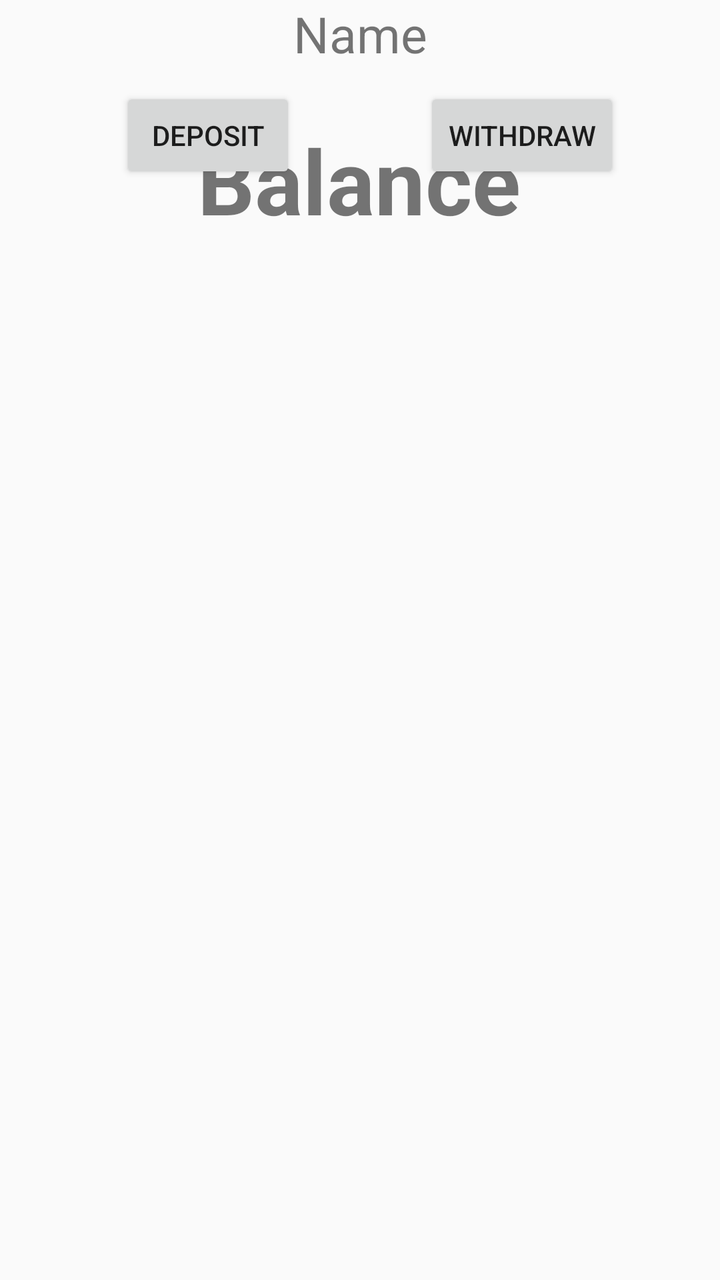
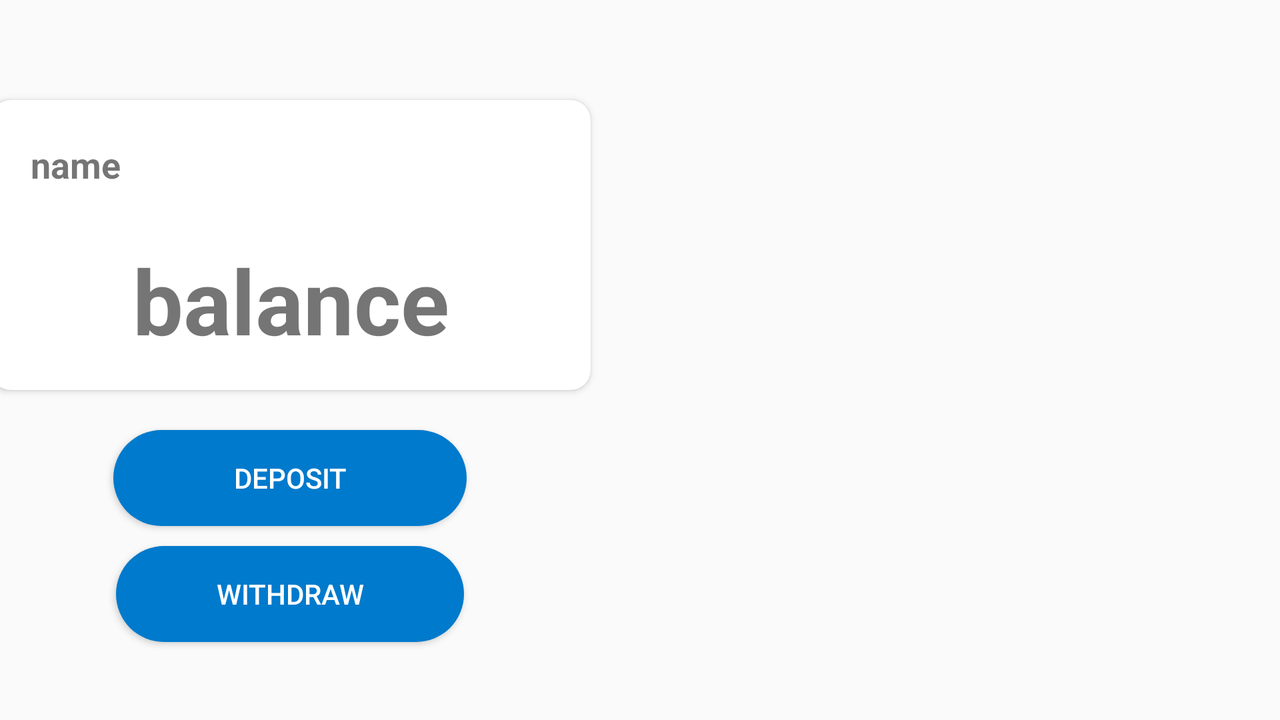

Compare how this app lays out the same screen by default and in its alternative resource folder. The renders come first, then the two layout files and the values they reference.
<!-- AndroidManifest.xml: application theme AppTheme -->
<!-- res/layout/activity_wallet_home.xml -->
<?xml version="1.0" encoding="utf-8"?>
<androidx.constraintlayout.widget.ConstraintLayout xmlns:android="http://schemas.android.com/apk/res/android"
    xmlns:app="http://schemas.android.com/apk/res-auto"
    xmlns:tools="http://schemas.android.com/tools"
    android:layout_width="match_parent"
    android:layout_height="match_parent"
    tools:context=".Activities.WalletHome">


    <TextView
        android:id="@+id/totalBalance"
        android:layout_width="wrap_content"
        android:layout_height="wrap_content"
        android:layout_marginTop="60dp"
        android:text="Balance"
        android:textAlignment="center"
        android:textSize="45sp"
        android:textStyle="bold"
        app:layout_constraintEnd_toEndOf="parent"
        app:layout_constraintHorizontal_bias="0.498"
        app:layout_constraintStart_toStartOf="parent"
        app:layout_constraintTop_toTopOf="parent" />

    <TextView
        android:id="@+id/name"
        android:layout_width="wrap_content"
        android:layout_height="wrap_content"
        android:layout_marginTop="16dp"
        android:text="Name"
        android:textSize="25sp"
        app:layout_constraintEnd_toEndOf="parent"
        app:layout_constraintStart_toStartOf="parent"
        app:layout_constraintTop_toBottomOf="@+id/balance" />

    <Button
        android:id="@+id/deposit"
        android:layout_width="wrap_content"
        android:layout_height="wrap_content"
        android:layout_marginStart="60dp"
        android:layout_marginTop="10dp"
        android:onClick="onClick"
        android:text="Deposit"
        app:layout_constraintStart_toStartOf="parent"
        app:layout_constraintTop_toBottomOf="@+id/name" />

    <Button
        android:id="@+id/withdraw"
        android:layout_width="wrap_content"
        android:layout_height="wrap_content"
        android:layout_marginTop="10dp"
        android:layout_marginEnd="50dp"
        android:onClick="onClick"
        android:text="Withdraw"
        app:layout_constraintEnd_toEndOf="parent"
        app:layout_constraintTop_toBottomOf="@+id/name" />

    <androidx.recyclerview.widget.RecyclerView
        android:id="@+id/transactionRecyclerView"
        android:layout_width="match_parent"
        android:layout_height="300dp"
        android:layout_marginStart="1dp"
        android:layout_marginEnd="1dp"
        android:layout_marginBottom="1dp"
        app:layout_constraintBottom_toBottomOf="parent"
        app:layout_constraintEnd_toEndOf="parent"
        app:layout_constraintStart_toStartOf="parent" />
</androidx.constraintlayout.widget.ConstraintLayout>
<!-- resources referenced by this layout -->
<resources>
  <style name="AppTheme" parent="Theme.AppCompat.Light.NoActionBar">
          <item name="colorPrimary">@color/colorPrimary</item>
          <item name="colorPrimaryDark">@color/colorPrimaryDark</item>
          <item name="colorAccent">@color/colorAccent</item>
      </style>
  <color name="colorPrimary">#007acc</color>
  <color name="colorPrimaryDark">#00574B</color>
  <color name="colorAccent">#669999</color>
</resources>
<!-- res/layout-land/activity_wallet_home.xml (the repository's variant of the layout above) -->
<!-- drawn on the phone turned sideways -->
<?xml version="1.0" encoding="utf-8"?>
<androidx.constraintlayout.widget.ConstraintLayout xmlns:android="http://schemas.android.com/apk/res/android"
    xmlns:app="http://schemas.android.com/apk/res-auto"
    xmlns:tools="http://schemas.android.com/tools"
    android:layout_width="match_parent"
    android:layout_height="match_parent"
    tools:context=".Activities.WalletHomeActivity">


    <androidx.cardview.widget.CardView
        android:id="@+id/cardView6"
        android:layout_width="300dp"
        android:layout_height="wrap_content"
        android:layout_marginTop="50dp"
        app:cardCornerRadius="10dp"
        app:layout_constraintEnd_toStartOf="@+id/transactionRecyclerView"
        app:layout_constraintStart_toStartOf="parent"
        app:layout_constraintTop_toTopOf="parent">

        <androidx.constraintlayout.widget.ConstraintLayout
            android:layout_width="match_parent"
            android:layout_height="match_parent">

            <TextView
                android:id="@+id/name"
                android:layout_width="wrap_content"
                android:layout_height="wrap_content"
                android:layout_marginStart="20dp"
                android:layout_marginTop="20dp"
                android:text="name"
                android:textSize="18sp"
                android:textStyle="bold"
                app:layout_constraintStart_toStartOf="parent"
                app:layout_constraintTop_toTopOf="parent" />

            <TextView
                android:id="@+id/totalBalance"
                android:layout_width="wrap_content"
                android:layout_height="wrap_content"
                android:layout_marginTop="70dp"
                android:layout_marginBottom="15dp"
                android:text="balance"
                android:textAlignment="center"
                android:textSize="45sp"
                android:textStyle="bold"
                app:layout_constraintBottom_toBottomOf="parent"
                app:layout_constraintEnd_toEndOf="parent"
                app:layout_constraintStart_toStartOf="parent"
                app:layout_constraintTop_toTopOf="parent" />
        </androidx.constraintlayout.widget.ConstraintLayout>
    </androidx.cardview.widget.CardView>

    <Button
        android:id="@+id/deposit"
        android:layout_width="wrap_content"
        android:layout_height="wrap_content"
        android:layout_marginTop="20dp"
        android:background="@drawable/custom_round"
        android:onClick="onClick"
        android:paddingLeft="60dp"
        android:paddingRight="60dp"
        android:text="Deposit"
        android:textColor="@android:color/white"
        app:layout_constraintEnd_toStartOf="@+id/transactionRecyclerView"
        app:layout_constraintStart_toStartOf="parent"
        app:layout_constraintTop_toBottomOf="@+id/cardView6" />

    <Button
        android:id="@+id/withdraw"
        android:layout_width="wrap_content"
        android:layout_height="wrap_content"
        android:layout_marginTop="10dp"
        android:background="@drawable/custom_round"
        android:onClick="onClick"
        android:paddingLeft="50dp"
        android:paddingRight="50dp"
        android:text="Withdraw"
        android:textColor="@android:color/white"
        app:layout_constraintEnd_toEndOf="@+id/deposit"
        app:layout_constraintStart_toStartOf="@+id/deposit"
        app:layout_constraintTop_toBottomOf="@+id/deposit" />

    <androidx.recyclerview.widget.RecyclerView
        android:id="@+id/transactionRecyclerView"
        android:layout_width="350dp"
        android:layout_height="match_parent"
        app:layout_constraintBottom_toBottomOf="parent"
        app:layout_constraintEnd_toEndOf="parent"
        app:layout_constraintTop_toTopOf="parent" />

</androidx.constraintlayout.widget.ConstraintLayout>
<!-- resources referenced by the variant -->
<!-- as the phone turned sideways resolves them -->
<resources>
  <!-- drawable custom_round (drawable) -->
  <?xml version="1.0" encoding="utf-8"?>
  <selector xmlns:android="http://schemas.android.com/apk/res/android">
      <item>
          <shape android:shape="rectangle">
              <solid android:color="@color/colorPrimary"/>
              <corners android:radius="40dp"/>
          </shape>
      </item>
  </selector>
  <style name="AppTheme" parent="Theme.AppCompat.Light.NoActionBar">
          <item name="colorPrimary">@color/colorPrimary</item>
          <item name="colorPrimaryDark">@color/colorPrimaryDark</item>
          <item name="colorAccent">@color/colorAccent</item>
      </style>
  <color name="colorPrimary">#007acc</color>
  <color name="colorPrimaryDark">#00574B</color>
  <color name="colorAccent">#669999</color>
</resources>
